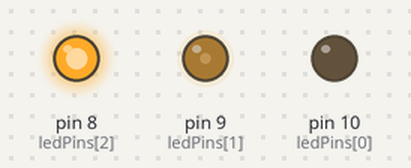
This sketch was run on a simulated Arduino Uno, built with avr-gcc and run on an emulated ATmega328P. Parts: output pins drawn as LEDs (lit = HIGH). Random numbers use the default seed unless the sketch sets one.

Above: at 0.05 s.
At 5.06 s:
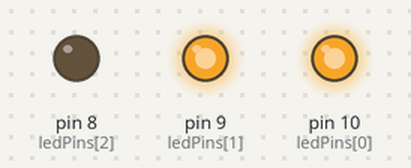
At 9.98 s:
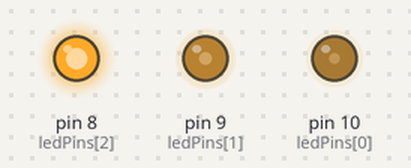
At 19.91 s:
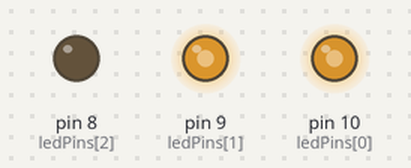
At 29.84 s:
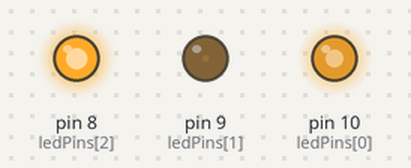
At 39.87 s:
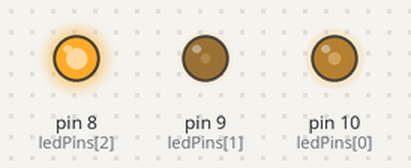
Timing chart, 0 to 40.0 s (numbered marks = the images above):
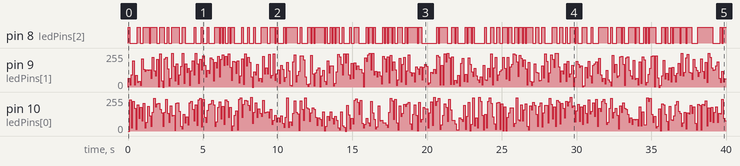

Measured:
- by itself, pin 8 (ledPins[2]): LOW → HIGH at 0.00 s, → LOW 0.10 s later, → HIGH 0.50 s later, → LOW 0.20 s later, … (177 changes in this stretch)
- by itself, pin 9 (ledPins[1]): 0/255 → 67/255 at 0.00 s, → 16/255 0.10 s later, → 91/255 0.10 s later, → 196/255 0.10 s later, … (397 changes in this stretch)
- by itself, pin 10 (ledPins[0]): 0/255 → 234/255 at 0.10 s, → 24/255 0.10 s later, → 222/255 0.10 s later, → 169/255 0.10 s later, … (397 changes in this stretch)

The sketch:

led-rgb-random.ino
```cpp
/*int redPin = 10;*/
/*int bluePin = 9;*/
/*int greenPin = 8;*/

int ledPins[] = {10, 9, 8};
int ledLen = 3;

void setup()
{
    /*Serial.begin(9600);*/
    randomSeed(analogRead(0));

    for (int i = 0; i < ledLen; i++) {
        pinMode(ledPins[i], OUTPUT);
    }

}

void loop()
{
    for (int i = 0; i < ledLen; i++) {
        int value = random(0, 256);
        analogWrite(ledPins[i], value);
    }

    delay(100);
}
```
